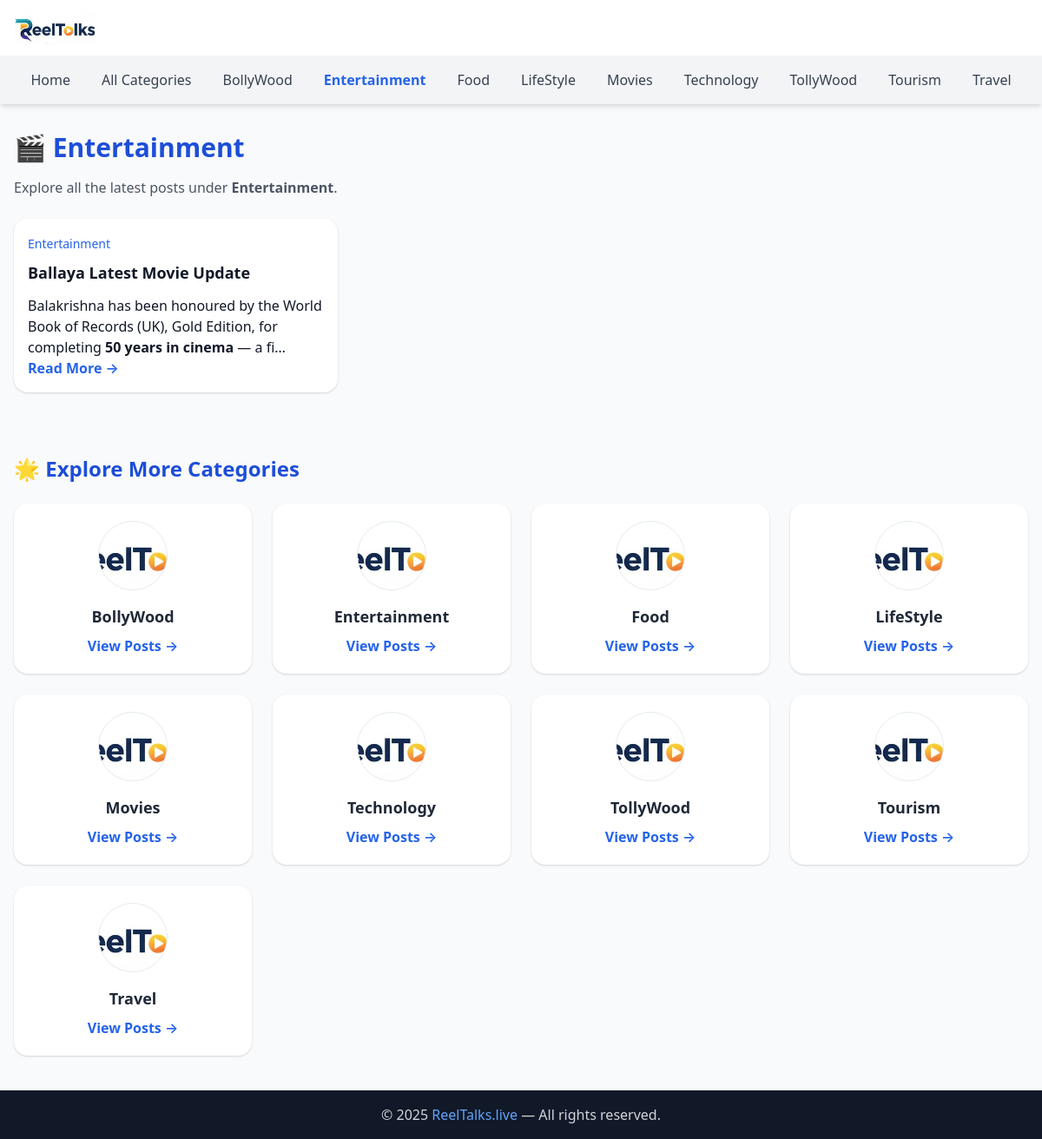
The app's page /category/Entertainment/ with its own data.
### ReelBlog/models.py (models this page shows, shortened)
class Category(models.Model):
    name = models.CharField(max_length=100, unique=True)
    class Meta:
        verbose_name_plural = "Categories"
        ordering = ['name']

class Post(models.Model):
    title = models.CharField(max_length=200)
    category = models.ForeignKey(Category, on_delete=models.CASCADE, related_name='posts')
    image = CloudinaryField('image', folder='cd3168f6508975cb897a9ac8db6285cf35', blank=True, null=True)
    content = CKEditor5Field('Text', config_name='default')
    created_at = models.DateTimeField(auto_now_add=True)
    trending = models.BooleanField(default=False)
    class Meta:
        ordering = ['-created_at']

### ReelBlog/views.py (the view)
# urls.py: path('category/<str:category_name>/', views.category_posts, name='category_posts'),
def category_posts(request, category_name):
    category = get_object_or_404(Category, name=category_name)
    posts = Post.objects.filter(category=category)
    categories = Category.objects.all()
    return render(request, 'ReelBlog/category_posts.html', {'category': category, 'posts': posts, 'categories': categories})

### ReelBlog/templates/ReelBlog/category_posts.html (shortened to what this page needs)
{% load static %}
<!DOCTYPE html>
<html lang="en">
<head>
    <link href="https://cdn.jsdelivr.net/npm/tailwindcss@2.2.19/dist/tailwind.min.css" rel="stylesheet">
</head>
<body class="bg-gray-50 text-gray-900">
<header class="bg-white shadow-md sticky top-0 z-50">
    <div class="max-w-7xl mx-auto px-4 py-3 flex justify-between items-center">
        <a href="{% url 'ReelBlog:home' %}" class="flex items-center space-x-2">
            <img src="{% static 'images/Logo24.jpg' %}" alt="ReelTalks Logo" class="h-10 w-auto object-contain">
        </a>
    </div>
    <nav id="main-nav" class="bg-gray-100 md:flex items-center justify-center space-x-4 hidden md:block">
        <div class="flex flex-wrap justify-center space-x-3 py-2">
            <a href="{% url 'ReelBlog:home' %}" class="text-gray-700 hover:text-blue-600 px-3 py-2 font-medium">Home</a>
            <a href="#categories" class="text-gray-700 hover:text-blue-600 px-3 py-2 font-medium">All Categories</a>
            {% for cat in categories %}
                <a href="{% url 'ReelBlog:category_posts' cat.name %}"
                   class="text-gray-700 hover:text-blue-600 px-3 py-2 font-medium {% if cat.name == category.name %}text-blue-600 font-semibold{% endif %}">
                   {{ cat.name }}
                </a>
            {% endfor %}
        </div>
    </nav>
</header>
<main>
<section class="max-w-7xl mx-auto px-4 py-8">
    <h1 class="text-3xl font-bold text-blue-700 mb-4">🎬 {{ category.name }}</h1>
    <p class="text-gray-600 mb-6">Explore all the latest posts under <strong>{{ category.name }}</strong>.</p>
    {% if posts %}
    <div class="grid sm:grid-cols-2 lg:grid-cols-3 gap-6">
        {% for post in posts %}
        <div class="bg-white rounded-2xl shadow hover:shadow-lg overflow-hidden transition">
            <div class="p-4">
                <span class="text-sm text-blue-600 font-medium">{{ post.category.name }}</span>
                <h4 class="font-semibold text-lg my-2">{{ post.title|truncatechars:60 }}</h4>
                <p class="text-gray-600 text-sm mb-3">{{ post.content|truncatechars_html:120|safe }}</p>
                <a href="{% url 'ReelBlog:blog_detail' post.id %}" class="text-blue-600 font-semibold hover:underline">Read More →</a>
            </div>
        </div>
        {% endfor %}
    </div>
    {% else %}
        <p class="text-gray-500 italic">No posts found in this category yet.</p>
    {% endif %}
</section>
<section id="categories" class="max-w-7xl mx-auto px-4 py-10">
    <h2 class="text-2xl font-bold text-blue-700 mb-6">🌟 Explore More Categories</h2>
    <div class="grid sm:grid-cols-2 lg:grid-cols-4 gap-6">
        {% for cat in categories %}
        <div class="bg-white rounded-2xl shadow hover:shadow-lg transition overflow-hidden text-center p-5">
            <img src="{% static 'images/Logo24.jpg' %}" alt="{{ cat.name }}" class="w-20 h-20 mx-auto mb-4 object-cover rounded-full border">
            <h3 class="font-semibold text-lg text-gray-800 mb-2">{{ cat.name }}</h3>
            <a href="{% url 'ReelBlog:category_posts' cat.name %}" class="text-blue-600 font-semibold hover:underline">View Posts →</a>
        </div>
        {% endfor %}
    </div>
</section>
</main>
<footer class="bg-gray-900 text-gray-300 text-center py-4 mt-auto">
    <p>© 2025 <a href="https://reeltalks.live" class="text-blue-400 hover:underline">ReelTalks.live</a> — All rights reserved.</p>
</footer>
</body>
</html>

### ReelBlog/templates/ReelBlog/category_posts.html (style rules this page uses)
body { display: flex; flex-direction: column; min-height: 100vh; }
main { flex: 1; }

### records on screen
Category: name "BollyWood"
Category: name "Entertainment"
Category: name "Food"
Category: name "LifeStyle"
Category: name "Movies"
Category: name "Technology"
Category: name "TollyWood"
Category: name "Tourism"
Category: name "Travel"
Post: category.name "Entertainment", title "Ballaya Latest Movie Update", content "Balakrishna has been honoured by the World Book of Records (UK), Gold Edition, for completing 50 years in cinema — a fi…"
